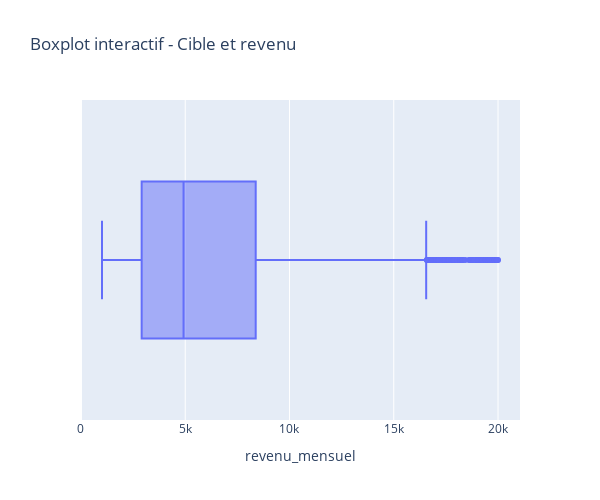

The notebook cell this image was saved under:
### Markdown cell above
* La distribution du revenu_mensuel n'est pas linéaire, on voit un étalement sur la droite. L'explication peut être simplement un écart de revenu conséquent avec les différents types de poste. Regardons de plus près avec un boxplot de cette variable.

### Code cell
fig14 = px.box(
        donnees_features,
        x='revenu_mensuel',
        title=f"Boxplot interactif - Cible et revenu",
        hover_data = "a_quitte_l_entreprise"
     
    )
fig14.update_layout(height=500, width=600)
fig14.show()
pio.write_image(fig14, "../Graph/graph_etape_2/Boxplot_cible_revenu_mensuel.png")

### Figure 1 — Plotly figure (JSON) as saved in the notebook; plotly's stock layout.template omitted (floating-point values rounded to 4 significant figures; data arrays with more than 128 entries replaced by an {"elided": "..."} marker saying what was removed)
{"data": [{"alignmentgroup": "True", "customdata": {"elided": "1470x1 str values"}, "hovertemplate": "revenu_mensuel=%{x}<br>a_quitte_l_entreprise=%{customdata[0]}<extra></extra>", "legendgroup": "", "marker": {"color": "#636efa"}, "name": "", "notched": false, "offsetgroup": "", "orientation": "h", "showlegend": false, "type": "box", "x": {"elided": "1470 int values"}, "x0": " ", "xaxis": "x", "y0": " ", "yaxis": "y"}], "layout": {"boxmode": "group", "height": 500, "legend": {"tracegroupgap": 0}, "title": {"text": "Boxplot interactif - Cible et revenu"}, "width": 600, "xaxis": {"anchor": "y", "domain": [0, 1], "title": {"text": "revenu_mensuel"}}, "yaxis": {"anchor": "x", "domain": [0, 1]}}}
